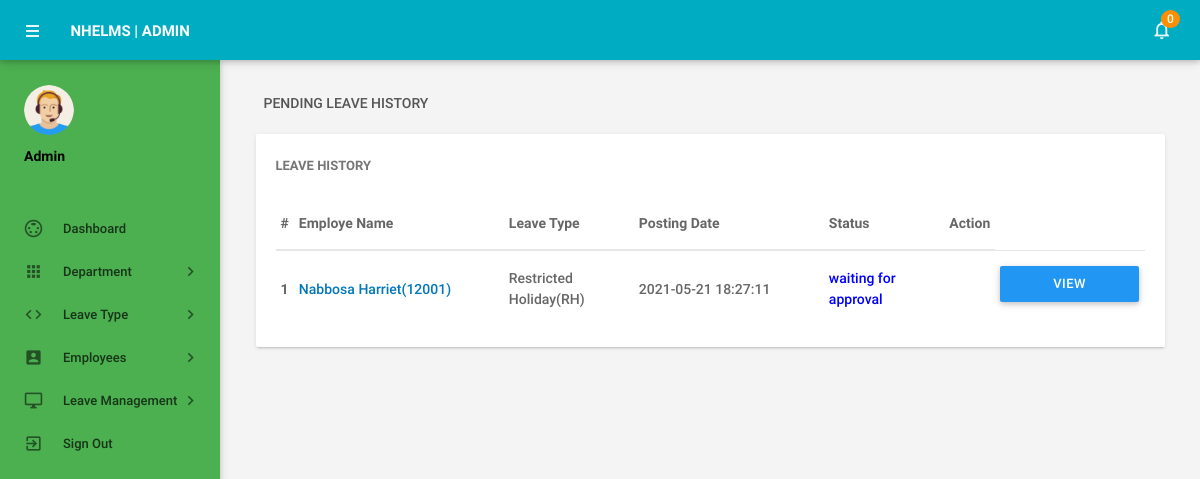
The app's page /admin/pending-leavehistory.php (signed in) with its own data.
### tables this page shows
CREATE TABLE `tblleaves` (
  `id` int(11) NOT NULL,
  `LeaveType` varchar(110) NOT NULL,
  `ToDate` varchar(120) NOT NULL,
  `FromDate` varchar(120) NOT NULL,
  `Description` mediumtext NOT NULL,
  `PostingDate` timestamp NOT NULL DEFAULT current_timestamp(),
  `AdminRemark` mediumtext DEFAULT NULL,
  `AdminRemarkDate` varchar(120) DEFAULT NULL,
  `Status` int(1) NOT NULL,
  `IsRead` int(1) NOT NULL,
  `empid` int(11) DEFAULT NULL
);

CREATE TABLE `tblemployees` (
  `id` int(11) NOT NULL,
  `EmpId` varchar(100) NOT NULL,
  `FirstName` varchar(150) NOT NULL,
  `LastName` varchar(150) NOT NULL,
  `EmailId` varchar(200) NOT NULL,
  `Password` varchar(180) NOT NULL,
  `Gender` varchar(100) NOT NULL,
  `Dob` varchar(100) NOT NULL,
  `Department` varchar(255) NOT NULL,
  `Address` varchar(255) NOT NULL,
  `City` varchar(200) NOT NULL,
  `Country` varchar(150) NOT NULL,
  `Phonenumber` char(11) NOT NULL,
  `Status` int(1) NOT NULL,
  `RegDate` timestamp NOT NULL DEFAULT current_timestamp()
);

### admin/pending-leavehistory.php (the view, shortened to what this page needs)
<?php
include('includes/config.php');
if(strlen($_SESSION['alogin'])==0)
    {
header('location:index.php');
}
else{
 ?>
<!DOCTYPE html>
<html lang="en">
    <head>
        <link type="text/css" rel="stylesheet" href="../assets/plugins/materialize/css/materialize.min.css"/>
        <link href="../assets/plugins/material-preloader/css/materialPreloader.min.css" rel="stylesheet">
        <link href="../assets/plugins/datatables/css/jquery.dataTables.min.css" rel="stylesheet">
                <link href="../assets/plugins/google-code-prettify/prettify.css" rel="stylesheet" type="text/css"/>
        <link href="../assets/css/alpha.min.css" rel="stylesheet" type="text/css"/>
        <link href="../assets/css/custom.css" rel="stylesheet" type="text/css"/>
    </head>
    <body>
       <?php include('includes/header.php');?>
       <?php include('includes/sidebar.php');?>
            <main class="mn-inner">
                <div class="row">
                    <div class="col s12">
                        <div class="page-title">Pending Leave History</div>
                    </div>
                    <div class="col s12 m12 l12">
                        <div class="card">
                            <div class="card-content">
                                <span class="card-title">Leave History</span>
                                <table id="example" class="display responsive-table ">
                                    <thead>
                                        <tr>
                                            <th>#</th>
                                            <th width="200">Employe Name</th>
                                            <th width="120">Leave Type</th>
                                             <th width="180">Posting Date</th>
                                            <th>Status</th>
                                            <th align="center">Action</th>
                                        </tr>
                                    </thead>
                                    <tbody>
<?php
$status=0;
$sql = "SELECT tblleaves.id as lid,tblemployees.FirstName,tblemployees.LastName,tblemployees.EmpId,tblemployees.id,tblleaves.LeaveType,tblleaves.PostingDate,tblleaves.Status from tblleaves join tblemployees on tblleaves.empid=tblemployees.id where tblleaves.Status=:status order by lid desc";
$query = $dbh -> prepare($sql);
$query->bindParam(':status',$status,PDO::PARAM_STR);
$query->execute();
$results=$query->fetchAll(PDO::FETCH_OBJ);
$cnt=1;
if($query->rowCount() > 0)
{
foreach($results as $result)
{
      ?>
                                        <tr>
                                            <td> <b><?php echo htmlentities($cnt);?></b></td>
                                              <td><a href="editemployee.php?empid=<?php echo htmlentities($result->id);?>" target="_blank"><?php echo htmlentities($result->FirstName." ".$result->LastName);?>(<?php echo htmlentities($result->EmpId);?>)</a></td>
                                            <td><?php echo htmlentities($result->LeaveType);?></td>
                                            <td><?php echo htmlentities($result->PostingDate);?></td>
                                                                       <td><?php $stats=$result->Status;
if($stats==1){
                                             ?>
                                                 <span style="color: green">Approved</span>
                                                 <?php } if($stats==2)  { ?>
                                                <span style="color: red">Not Approved</span>
                                                 <?php } if($stats==0)  { ?>
 <span style="color: blue">waiting for approval</span>
 <?php } ?>
                                             </td>
          <td>
           <td><a href="leave-details.php?leaveid=<?php echo htmlentities($result->lid);?>" class="waves-effect waves-light btn blue m-b-xs"  > View Details</a></td>
                                    </tr>
                                         <?php $cnt++;} }?>
                                    </tbody>
                                </table>
                            </div>
                        </div>
                    </div>
                </div>
            </main>
        </div>
        <div class="left-sidebar-hover"></div>
    </body>
</html>
<?php } ?>

### records on screen
tblleaves: tblemployees.FirstName+LastName "Nabbosa Harriet", tblemployees.EmpId "12001", LeaveType "Restricted Holiday(RH)", PostingDate "2021-05-21 18:27:11", Status "waiting for approval"

### other values on screen
$unreadcount "0"
